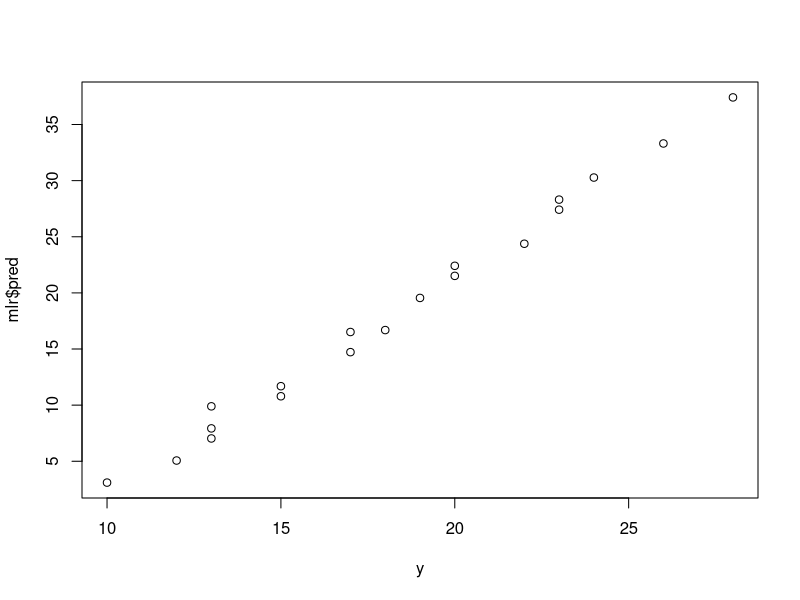
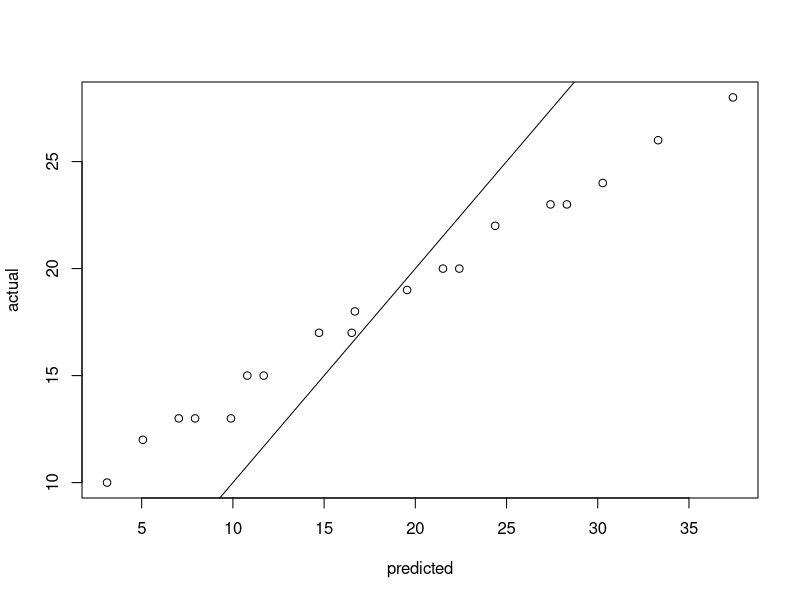

Write R code to recreate these figures, in order.
mlr <- read.csv('2.csv', header = TRUE, sep = ',')
x1 <- mlr$experience; x2 <- mlr$training; y <- mlr$publications
mx1 <-mean(x1); mx2 <-mean(x2); my = mean(y)
n1 = sum((x1-mx1)*(y-my)); d1 = sum((x1-mx1)^2)
n2 = sum((x2-mx2)*(y-my)); d2 = sum((x2-mx2)^2)
b2 = n2/d2; b1 = n1/d1
b0 = my - b1*mx1 - b2*mx2

mlr$pred = b0+b1*x1+b2*x2

fit <- lm(y~x1+x2, data=mlr)
summary(fit)
mlr$lib = predict(fit, data.frame(x1=c(x1), x2=c(x2)))

plot(y, mlr$pred)
plot(mlr$pred, y, xlab="predicted", ylab="actual")
abline(a=0,b=1)

rss = sum((y-mlr$pred)^2)
tss = sum((y-my)^2)
rse = sqrt(rss/(nrow(mlr)-2))
se = 1-(rss/tss)